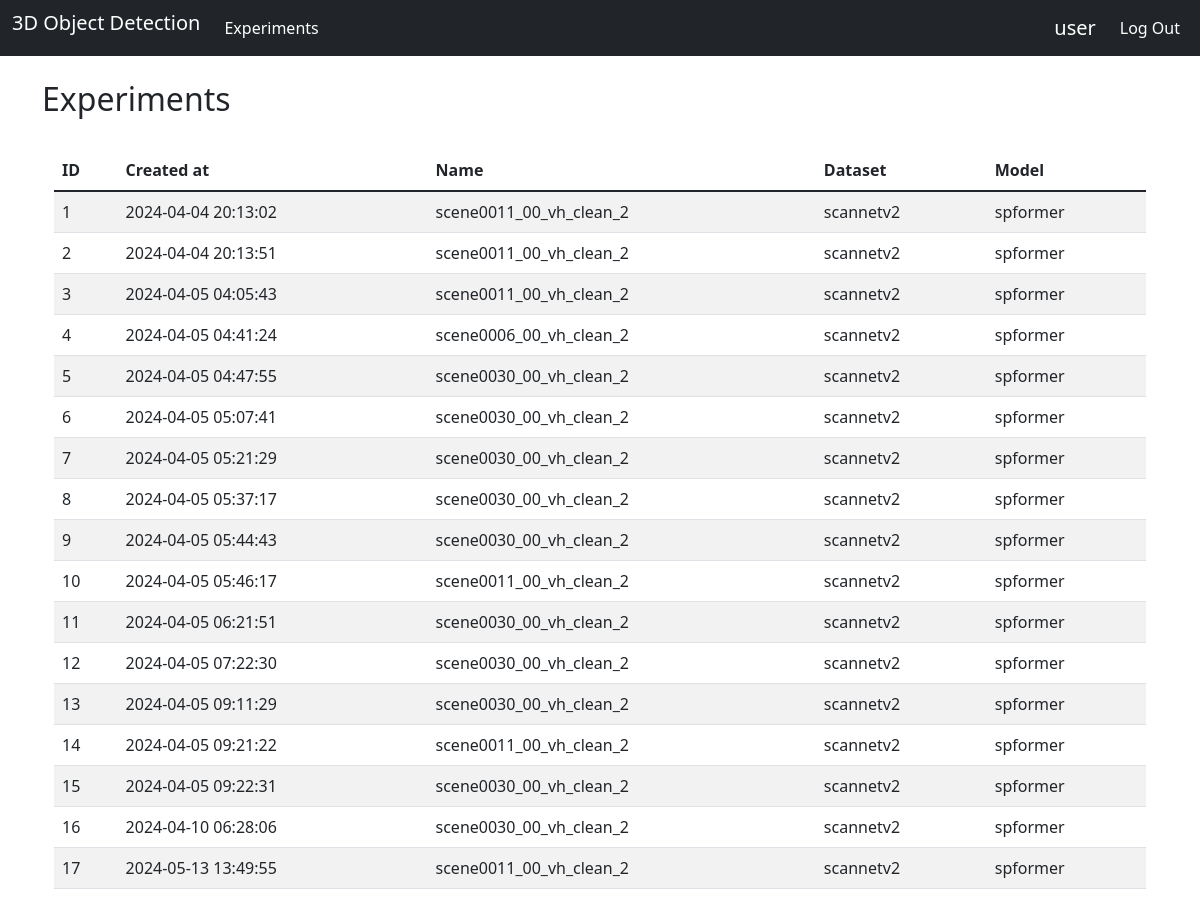
Before: /experiments (signed in) with the older database file.
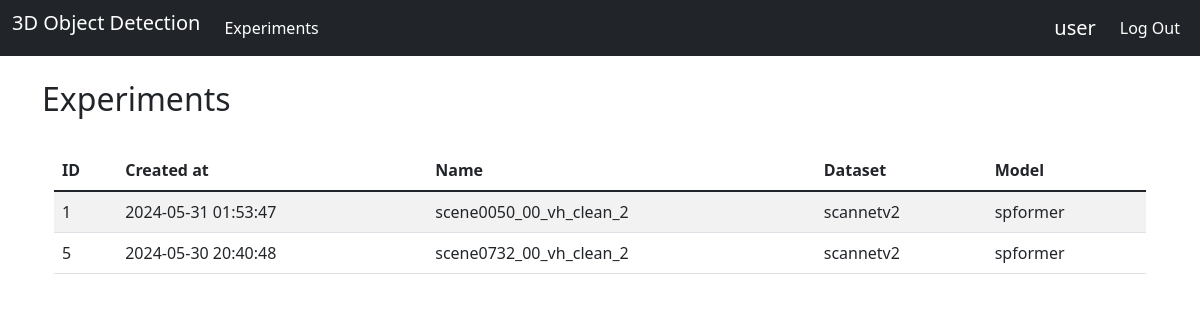
After: the same page with the newer database file.
### tables this page shows
CREATE TABLE user (
  id INTEGER PRIMARY KEY AUTOINCREMENT,
  username TEXT UNIQUE NOT NULL,
  password TEXT NOT NULL
);

CREATE TABLE experiments (
  id INTEGER PRIMARY KEY AUTOINCREMENT,
  created_at DATETIME DEFAULT CURRENT_TIMESTAMP,
  input_file_path TEXT NOT NULL,
  preprocessed_file_path TEXT,
  output_file_path TEXT,
  dataset TEXT NOT NULL,
  model TEXT NOT NULL,
  UNIQUE(input_file_path, dataset, model)
);

### website/blog.py (the view)
@bp.route('/experiments', methods=('GET',))
@login_required
def experiments():
    db = get_db()
    cursor = db.cursor()
    cursor.execute('SELECT * FROM experiments')
    rows = cursor.fetchall()
    return render_template('blog/list.html', items=rows)

### website/auth.py (called while the page is built)
@bp.before_app_request
def load_logged_in_user():
    user_id = session.get('user_id')
    if user_id is None:
        g.user = None
    else:
        g.user = get_db().execute(
            'SELECT * FROM user WHERE id = ?', (user_id,)
        ).fetchone()

def login_required(view):
    @functools.wraps(view)
    def wrapped_view(**kwargs):
        if g.user is None:
            return redirect(url_for('auth.login'))
        return view(**kwargs)
    return wrapped_view

### website/db.py (called while the page is built)
def get_db():
    if 'db' not in g:
        g.db = sqlite3.connect(
            current_app.config['DATABASE'],
            detect_types=sqlite3.PARSE_DECLTYPES
        )
        g.db.row_factory = sqlite3.Row
    return g.db

### website/templates/blog/list.html
{% extends 'base.html' %}
{% block header %}
<div class="container">
    <h2>{% block title %}Experiments{% endblock %}</h2>
</div>
{% endblock %}
{% block content %}
<div class="container">
    <br />
    {% if g.user %}
    <div class="container">
        <table class="table table-striped">
            <thead>
                <tr>
                    <th>ID</th>
                    <th>Created at</th>
                    <th>Name</th>
                    <th>Dataset</th>
                    <th>Model</th>
                </tr>
            </thead>
            {% for item in items %}
            <tr>
                <td>{{ item[0] }}</td>
                <td>{{ item[1] }}</td>
                <td>{{ item[4] }}</td>
                <td>{{ item[5] }}</td>
                <td>{{ item[6] }}</td>
            </tr>
            {% endfor %}
        </table>
    </div>
    {% else %}
    <div class="container">
        <h4> Please Login or Register to access this page! </h4>
    </div>
    {% endif %}
</div>
{% endblock %}

### website/templates/base.html (shortened to what this page needs)
<!doctype html>
<!doctype html>
<link href="https://cdn.jsdelivr.net/npm/bootstrap@5.1.3/dist/css/bootstrap.min.css" rel="stylesheet"
>
<body>
    <nav class="navbar navbar-expand-lg navbar-dark bg-dark">
        <div class="container-fluid">
            <ul class="navbar-nav mb-2 mb-lg-0 justify-content-start">
                <li class="nav-item"><a class="navbar-brand" href="/">3D Object Detection</a></li>
                {% if g.user %}
                <li class="nav-item"><a class="nav-link active" aria-current="page"
                        href="{{ url_for('blog.experiments') }}">Experiments</a></li>
                {% endif %}
            </ul>
            <ul class="navbar-nav mb-2 mb-lg-0 justify-content-end">
                {% if g.user %}
                <li class="nav-item navbar-brand">{{ g.user['username'] }}
                <li class="nav-item"><a class="nav-link active" aria-current="page"
                        href="{{ url_for('auth.logout') }}">Log Out</a></li>
                {% else %}
                <li class="nav-item"><a class="nav-link active" aria-current="page"
                        href="{{ url_for('auth.register') }}">Register</a></li>
                <li class="nav-item"><a class="nav-link active" aria-current="page"
                        href="{{ url_for('auth.login') }}">Log In</a></li>
                {% endif %}
            </ul>
        </div>
    </nav>
    <section class="content">
        <br />
        <header>
            {% block header %}{% endblock %}
        </header>
        {% block content %}{% endblock %}
    </section>
</body>

Changed rows visible on the page:
removed experiments: id "2", created_at "2024-04-04 20:13:51", output_file_path "scene0011_00_vh_clean_2", dataset "scannetv2", model "spformer"
removed experiments: id "3", created_at "2024-04-05 04:05:43", output_file_path "scene0011_00_vh_clean_2", dataset "scannetv2", model "spformer"
removed experiments: id "4", created_at "2024-04-05 04:41:24", output_file_path "scene0006_00_vh_clean_2", dataset "scannetv2", model "spformer"
removed experiments: id "6", created_at "2024-04-05 05:07:41", output_file_path "scene0030_00_vh_clean_2", dataset "scannetv2", model "spformer"
removed experiments: id "7", created_at "2024-04-05 05:21:29", output_file_path "scene0030_00_vh_clean_2", dataset "scannetv2", model "spformer"
removed experiments: id "8", created_at "2024-04-05 05:37:17", output_file_path "scene0030_00_vh_clean_2", dataset "scannetv2", model "spformer"
removed experiments: id "9", created_at "2024-04-05 05:44:43", output_file_path "scene0030_00_vh_clean_2", dataset "scannetv2", model "spformer"
removed experiments: id "10", created_at "2024-04-05 05:46:17", output_file_path "scene0011_00_vh_clean_2", dataset "scannetv2", model "spformer"
removed experiments: id "11", created_at "2024-04-05 06:21:51", output_file_path "scene0030_00_vh_clean_2", dataset "scannetv2", model "spformer"
removed experiments: id "12", created_at "2024-04-05 07:22:30", output_file_path "scene0030_00_vh_clean_2", dataset "scannetv2", model "spformer"
removed experiments: id "13", created_at "2024-04-05 09:11:29", output_file_path "scene0030_00_vh_clean_2", dataset "scannetv2", model "spformer"
removed experiments: id "14", created_at "2024-04-05 09:21:22", output_file_path "scene0011_00_vh_clean_2", dataset "scannetv2", model "spformer"
removed experiments: id "15", created_at "2024-04-05 09:22:31", output_file_path "scene0030_00_vh_clean_2", dataset "scannetv2", model "spformer"
removed experiments: id "16", created_at "2024-04-10 06:28:06", output_file_path "scene0030_00_vh_clean_2", dataset "scannetv2", model "spformer"
removed experiments: id "17", created_at "2024-05-13 13:49:55", output_file_path "scene0011_00_vh_clean_2", dataset "scannetv2", model "spformer"
changed experiments id 1: created_at "2024-04-04 20:13:02" → "2024-05-31 01:53:47"; output_file_path "scene0011_00_vh_clean_2" → "scene0050_00_vh_clean_2"
changed experiments id 5: created_at "2024-04-05 04:47:55" → "2024-05-30 20:40:48"; output_file_path "scene0030_00_vh_clean_2" → "scene0732_00_vh_clean_2"
